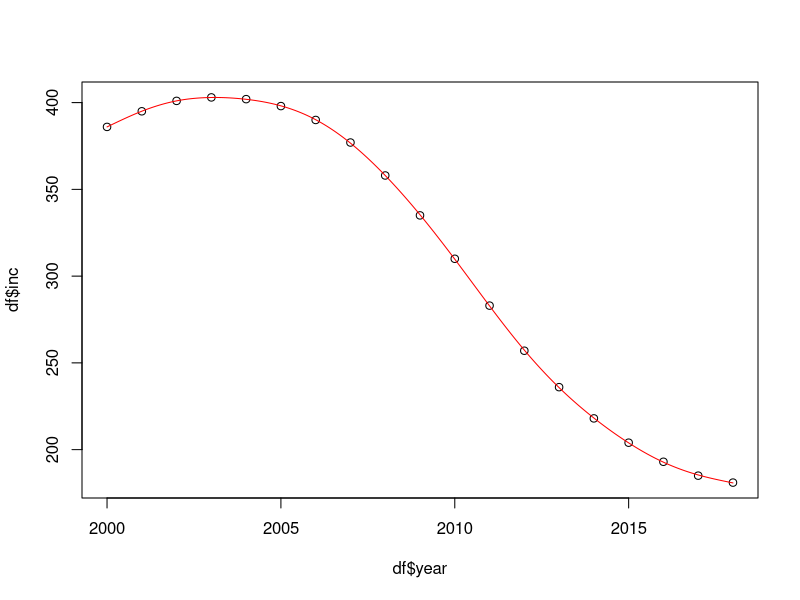

The R script that drew this image:

library(mgcv) # gams

# going from here https://stats.stackexchange.com/questions/190348/can-i-use-bootstrapping-to-estimate-the-uncertainty-in-a-maximum-value-of-a-gam

df <- data.frame(year = c(2000, 2001, 2002, 2003, 2004, 2005, 2006, 2007, 2008, 2009, 2010, 2011, 2012, 2013, 2014, 2015, 2016, 2017, 2018), inc = c(386, 395, 401, 403, 402, 398, 390, 377, 358, 335, 310, 283, 257, 236, 218, 204, 193, 185, 181))


m <- gam(inc ~ s(year), data = df, bs="cr")
p  <- data.frame(year = seq(2000, 2018, length = 500))
pp <- predict(m, newdata = p, type = "response")

plot(df$year, df$inc)
lines(pp ~ year, data = p, col='red')

Xp <- predict(m, p, type="lpmatrix") ## map coefs to fitted curves
beta <- coef(m)
Vb   <- vcov(m) ## posterior mean and cov of coefs


n <- 10000
library("MASS") ## for mvrnorm
set.seed(10)
mrand <- mvrnorm(n, beta, Vb) 


opt <- rep(NA, n)
ilink <- family(m)$linkinv


pred   <- ilink(Xp %*% mrand[1, ])
opt[1] <- p$year[which.max(pred)]

for (i in seq_len(n)) { 
  pred   <- ilink(Xp %*% mrand[i, ])
  opt[i] <- p$year[which.max(pred)]
}

ci <- quantile(opt, c(.025,.975))
ci
